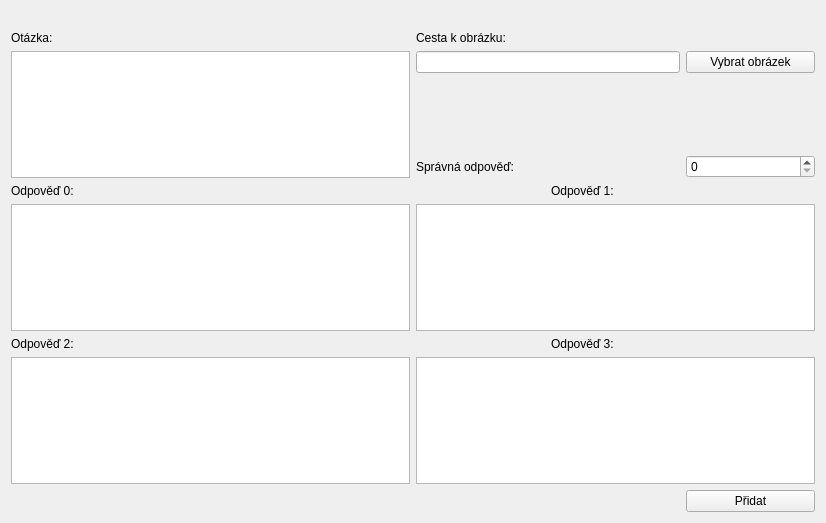
<?xml version="1.0" encoding="UTF-8"?>
<ui version="4.0">
 <class>Form</class>
 <widget class="QWidget" name="Form">
  <property name="geometry">
   <rect>
    <x>0</x>
    <y>0</y>
    <width>826</width>
    <height>523</height>
   </rect>
  </property>
  <property name="windowTitle">
   <string>Form</string>
  </property>
  <layout class="QGridLayout" name="gridLayout">
   <item row="7" column="4">
    <widget class="QLabel" name="label_5">
     <property name="text">
      <string>Odpověď 1:</string>
     </property>
    </widget>
   </item>
   <item row="9" column="4">
    <widget class="QLabel" name="label_4">
     <property name="text">
      <string>Odpověď 3:</string>
     </property>
    </widget>
   </item>
   <item row="1" column="3">
    <widget class="QLabel" name="label_6">
     <property name="text">
      <string>Cesta k obrázku:</string>
     </property>
    </widget>
   </item>
   <item row="5" column="5">
    <widget class="QSpinBox" name="spinBox"/>
   </item>
   <item row="3" column="5">
    <widget class="QPushButton" name="pushButton">
     <property name="text">
      <string>Vybrat obrázek</string>
     </property>
    </widget>
   </item>
   <item row="9" column="0">
    <widget class="QLabel" name="label_3">
     <property name="text">
      <string>Odpověď 2:</string>
     </property>
    </widget>
   </item>
   <item row="10" column="0" colspan="3">
    <widget class="QTextEdit" name="Answer2"/>
   </item>
   <item row="3" column="0" rowspan="3" colspan="3">
    <widget class="QTextEdit" name="Question"/>
   </item>
   <item row="11" column="5">
    <widget class="QPushButton" name="pushButton_2">
     <property name="text">
      <string>Přidat</string>
     </property>
    </widget>
   </item>
   <item row="3" column="3" colspan="2">
    <widget class="QLineEdit" name="lineEdit"/>
   </item>
   <item row="8" column="3" colspan="3">
    <widget class="QTextEdit" name="Answer1"/>
   </item>
   <item row="10" column="3" colspan="3">
    <widget class="QTextEdit" name="Answer3"/>
   </item>
   <item row="1" column="0">
    <widget class="QLabel" name="label">
     <property name="text">
      <string>Otázka:</string>
     </property>
    </widget>
   </item>
   <item row="8" column="0" colspan="3">
    <widget class="QTextEdit" name="Answer0"/>
   </item>
   <item row="7" column="0">
    <widget class="QLabel" name="label_2">
     <property name="text">
      <string>Odpověď 0:</string>
     </property>
    </widget>
   </item>
   <item row="5" column="3">
    <widget class="QLabel" name="label_7">
     <property name="text">
      <string>Správná odpověď:</string>
     </property>
    </widget>
   </item>
   <item row="0" column="0" colspan="3">
    <spacer name="horizontalSpacer">
     <property name="orientation">
      <enum>Qt::Horizontal</enum>
     </property>
     <property name="sizeHint" stdset="0">
      <size>
       <width>40</width>
       <height>20</height>
      </size>
     </property>
    </spacer>
   </item>
   <item row="0" column="3" colspan="3">
    <spacer name="horizontalSpacer_2">
     <property name="orientation">
      <enum>Qt::Horizontal</enum>
     </property>
     <property name="sizeHint" stdset="0">
      <size>
       <width>40</width>
       <height>20</height>
      </size>
     </property>
    </spacer>
   </item>
  </layout>
 </widget>
 <resources/>
 <connections/>
</ui>
